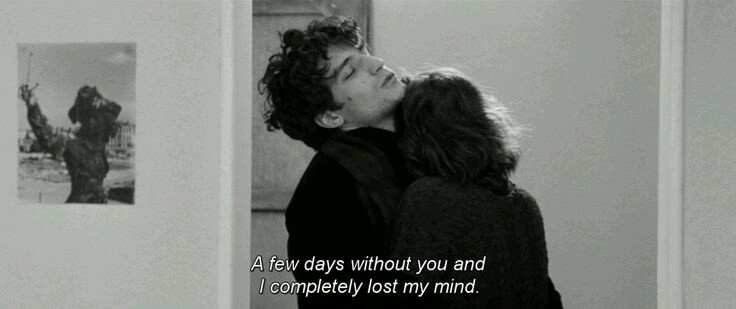
//> input picture 영상처리실험/12주차/자막2.jpg, 736 x 309 px
$ ./Inpainting_erasing_CC_   (built with g++ and OpenCV 4)
//> lines starting //> are read from the running program, lines starting //| are printed output that depends on the picture; after the words box and inside, x2 and y2 are one past the last pixel; in counts of white or black regions, pixels touching at a corner belong together
//> further down, image is the input picture: 309 rows x 736 cols, CV_8UC3; mean B, G, R 117.3, 123.1, 118.6
#include <iostream>
#include <opencv2/opencv.hpp>
#include <opencv2/imgcodecs/imgcodecs.hpp>
#include <opencv2/highgui.hpp>
#include <opencv2/imgproc.hpp>
#include <opencv2/photo.hpp>
#include <opencv2/ximgproc.hpp>
#pragma warning (disable:4996)

using namespace cv;
using namespace std;
const int thresh = 35; //이미지에 따라 이거 반드시 조절할것!!!
const uchar marker = 255;
const int FPR_radius = 5, F_radius = 3;
const int thickness = -1;

void CC_Detector(Mat input_img, Mat& output_img)
{
	Mat image_gray;
	cvtColor(input_img, image_gray, COLOR_BGR2GRAY);
	Mat resultimg = Mat::zeros(image_gray.size(), CV_32FC1);

	cornerHarris(image_gray, resultimg, 2, 3, 0.04);
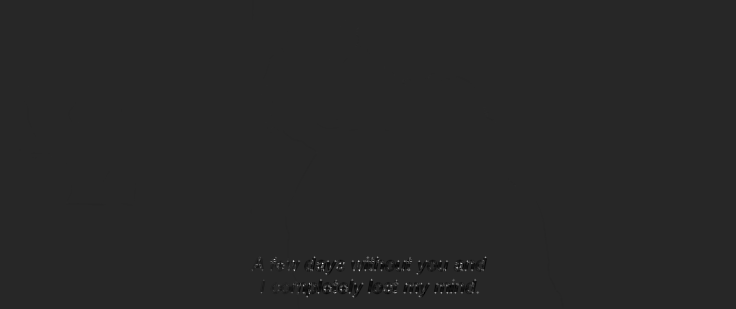
//> resultimg: 309 rows x 736 cols, CV_32FC1; min -0.019, max 0.104, mean 3.79e-06; drawn with min black and max white
	Mat dst_norm, dst_norm_scaled;
	normalize(resultimg, dst_norm, 0, 255, NORM_MINMAX, CV_32FC1, Mat());
	convertScaleAbs(dst_norm, output_img);
	output_img.convertTo(output_img, CV_8UC1);

}
void make_cc_mask(Mat& original_image, const Mat& cc_image, Mat& cc_mask)
{
	Mat corner_mask, grabmask;
	Mat bgdModel, fgdModel;
	Rect rect;
	grabmask.create(cc_image.rows, cc_image.cols, CV_8UC1);
	grabmask.setTo(GC_PR_FGD); //Set mask all black
	corner_mask.create(cc_image.rows, cc_image.cols, CV_8UC1);
	corner_mask.setTo(GC_BGD); //Set mask all black
	for (int i = 0; i < cc_image.rows; i++)
	{
		for (int j = 0; j < cc_image.cols; j++)
		{
			if (cc_image.at<uchar>(i, j) < thresh)
			{
				circle(corner_mask, Point(j, i), FPR_radius, GC_PR_FGD, thickness);
			}
		}
	}
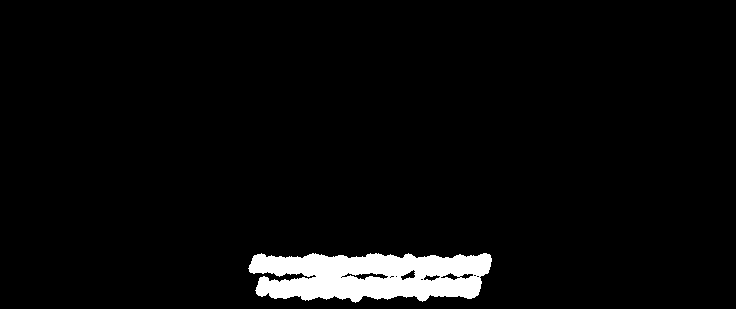
//> corner_mask: 309 rows x 736 cols, CV_8UC1; values 0 (black) and 3 (white), 4% white; 1 white region, box (x1, y1, x2, y2) and area: (248, 253, 492, 303) 9149
	for (int i = 0; i < cc_image.rows; i++)
	{
		for (int j = 0; j < cc_image.cols; j++)
		{
			if (cc_image.at<uchar>(i, j) < thresh)
			{
				corner_mask.at<uchar>(i, j) = GC_FGD;
				//circle(cc_mask, Point(j, i), F_radius, GC_FGD, -1);
			}
		}
	}
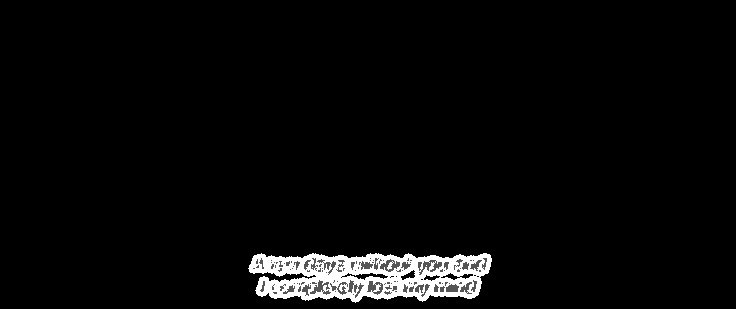
//> corner_mask: 309 rows x 736 cols, CV_8UC1; 0.94% of pixels changed, all inside (x1, y1, x2, y2) = (253, 258, 487, 298); drawn with min black and max white
	//circle(corner_mask, Point(corner_mask.cols/2, corner_mask.rows/2), 5, GC_BGD, thickness);
	//line(corner_mask, Point(0, corner_mask.rows / 2), Point(corner_mask.cols, corner_mask.rows / 2), GC_BGD, 3);
	grabCut(original_image, corner_mask, rect, bgdModel, fgdModel, 10, GC_INIT_WITH_MASK);
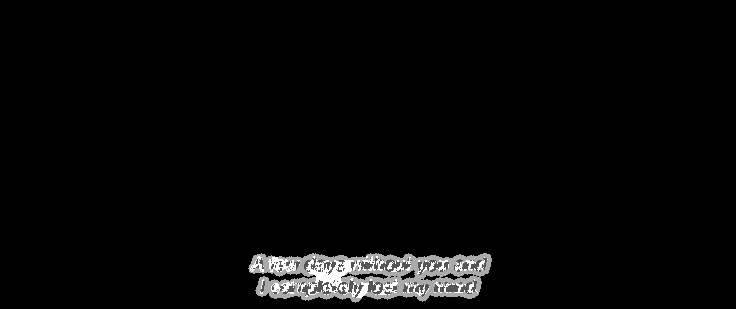
//> corner_mask: 309 rows x 736 cols, CV_8UC1; 2% of pixels changed, all inside (x1, y1, x2, y2) = (248, 253, 492, 303); drawn with min black and max white
//> rect = Rect(0, 0, 0, 0); bgdModel = 65 values, max 855 at index 47, min 0.104 at index 1, mean 262.6; fgdModel = 65 values, max 613.7 at index 33, min 0.163 at index 4, mean 237.6
	compare(corner_mask, GC_PR_FGD, cc_mask, CMP_EQ);
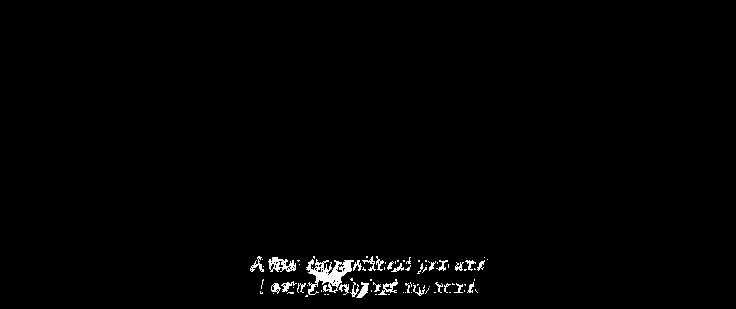
//> cc_mask: 309 rows x 736 cols, CV_8UC1; 1.1% white; 84 white regions (56 under 20 px), largest, box (x1, y1, x2, y2) and area: (306, 259, 354, 295) 778, (268, 257, 296, 272) 235, (378, 279, 398, 295) 111
	//imshow("임시", cc_mask);
	for (int i = 0; i < cc_image.rows; i++)
	{
		for (int j = 0; j < cc_image.cols; j++)
		{
			if (cc_image.at<uchar>(i, j) < thresh)
			{
				//cc_mask.at<uchar>(i, j) = 255;
				circle(cc_mask, Point(j, i), F_radius, 255,2);
			}
		}
	}
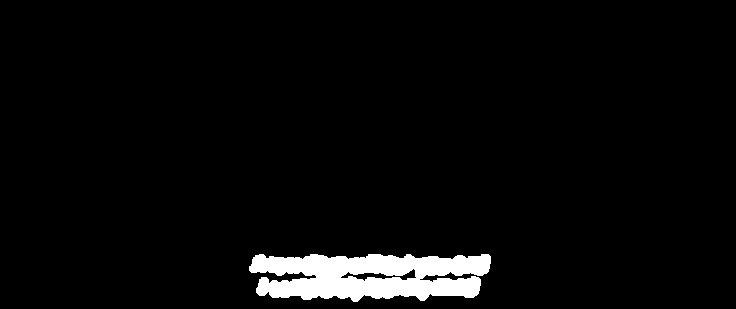
//> cc_mask: 309 rows x 736 cols, CV_8UC1; 3.8% white; 1 white region, box (x1, y1, x2, y2) and area: (249, 254, 491, 302) 8642

}
int main()
{
	Mat image = imread("자막2.jpg");
	Mat output;
	Mat cc_image;
	Mat cc_mask;

	CC_Detector(image, cc_image);

	make_cc_mask(image, cc_image, cc_mask);

	//imshow("임시", cc_mask);
	inpaint(image, cc_mask, output, 3, INPAINT_TELEA);
	imshow("원본", image);
	imshow("자막 지운 후", output);
	waitKey(0);
}
